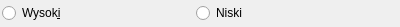
<?xml version="1.0" encoding="UTF-8"?>
<ui version="4.0">
 <class>HighLowDigitalWidget</class>
 <widget class="QWidget" name="HighLowDigitalWidget">
  <property name="geometry">
   <rect>
    <x>0</x>
    <y>0</y>
    <width>400</width>
    <height>27</height>
   </rect>
  </property>
  <property name="windowTitle">
   <string>Form</string>
  </property>
  <layout class="QHBoxLayout" name="horizontalLayout">
   <property name="spacing">
    <number>1</number>
   </property>
   <property name="leftMargin">
    <number>2</number>
   </property>
   <property name="topMargin">
    <number>2</number>
   </property>
   <property name="bottomMargin">
    <number>2</number>
   </property>
   <item>
    <widget class="QRadioButton" name="high">
     <property name="text">
      <string>Wysok&amp;i</string>
     </property>
    </widget>
   </item>
   <item>
    <widget class="QRadioButton" name="low">
     <property name="text">
      <string>Niski</string>
     </property>
    </widget>
   </item>
  </layout>
 </widget>
 <resources/>
 <connections/>
</ui>
